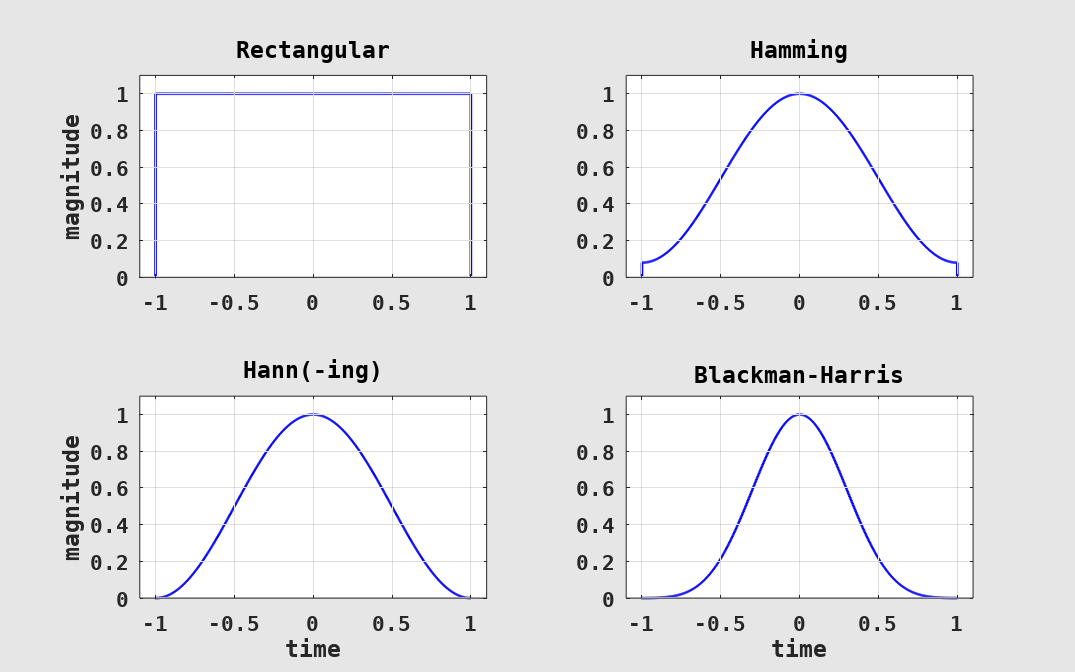

Source code (MATLAB):
clearvars( '-except', '-regexp', '^fig\d*$' );

	% -----------------------------------------------------------------------
	% setup comparing window functions
	% THIS PART IS NOT IMPORTANT FOR FOLLOWING THE LECTURE!
	% -----------------------------------------------------------------------
wsize = 512;

w1 = rectwin( wsize );
w2 = hamming( wsize );
w3 = hanning( wsize );
w4 = blackmanharris( wsize );

	% -----------------------------------------------------------------------
	% plot window functions
	% THIS PART IS NOT IMPORTANT FOR FOLLOWING THE LECTURE!
	% -----------------------------------------------------------------------

		% general
if exist( 'fig1', 'var' ) ~= 1 || ~ishandle( fig1 ) % prepare figure window
	fig1 = figure( ...
		'Color', [0.9, 0.9, 0.9], 'InvertHardcopy', 'off', ...
		'PaperPosition', [0, 0, 8/5*7, 5/5*7], ...
		'defaultAxesFontName', 'DejaVu Sans Mono', 'defaultAxesFontSize', 16, 'defaultAxesFontWeight', 'bold', ...
		'defaultAxesNextPlot', 'add', ...
		'defaultAxesBox', 'on', 'defaultAxesLayer', 'top', ...
		'defaultAxesXGrid', 'on', 'defaultAxesYGrid', 'on' );
end

figure( fig1 ); % set and clear current figure
clf( fig1 );

		% rectwin
subplot( 2, 2, 1 );

title( 'Rectangular' );
ylabel( 'magnitude' );

xlim( [-1, 1] * 1.1 );
ylim( [0, 1] * 1.1 );

stairs( ((-1:wsize) - wsize/2) / (wsize/2), [0; w1; 0], ... % plot window function
	'Color', 'blue', 'LineWidth', 2 );

		% hamming
subplot( 2, 2, 2 );

title( 'Hamming' );

xlim( [-1, 1] * 1.1 );
ylim( [0, 1] * 1.1 );

stairs( ((-1:wsize) - wsize/2) / (wsize/2), [0; w2; 0], ... % plot window function
	'Color', 'blue', 'LineWidth', 2 );

		% hann
subplot( 2, 2, 3 );

title( 'Hann(-ing)' );
xlabel( 'time' );
ylabel( 'magnitude' );

xlim( [-1, 1] * 1.1 );
ylim( [0, 1] * 1.1 );

stairs( ((-1:wsize) - wsize/2) / (wsize/2), [0; w3; 0], ... % plot window function
	'Color', 'blue', 'LineWidth', 2 );

		% elliptic
subplot( 2, 2, 4 );

title( 'Blackman-Harris' );
xlabel( 'time' );

xlim( [-1, 1] * 1.1 );
ylim( [0, 1] * 1.1 );

stairs( ((-1:wsize) - wsize/2) / (wsize/2), [0; w4; 0], ... % plot window function
	'Color', 'blue', 'LineWidth', 2 );

